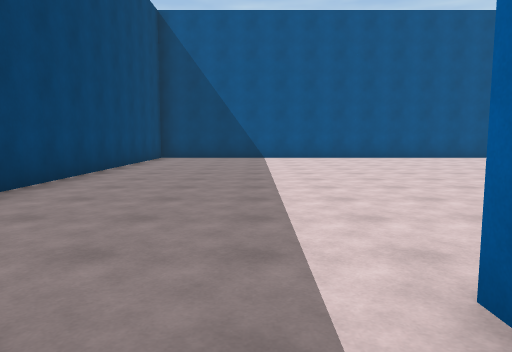
view 1 (above)

13 first-person views from a walk through a scene from a Unity 3-D project. The camera is 1.4 m above the floor, tilts 6° down and sees 70° across. The floor is counted in squares, 2 m on a side. Each view is taken from the middle of a square. On the plan, view 1 faces up. The plan holds only what a view shows up to about 11 squares ahead; the rest is blank. The place goes on beyond the plan. The player is left out.

view 2
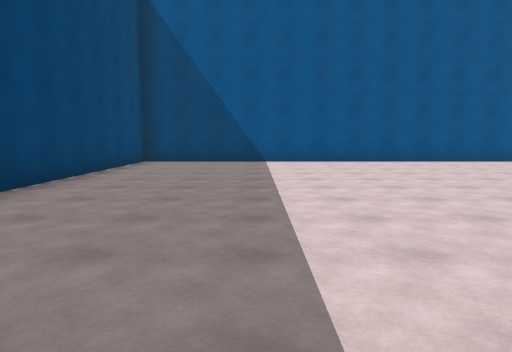

view 3
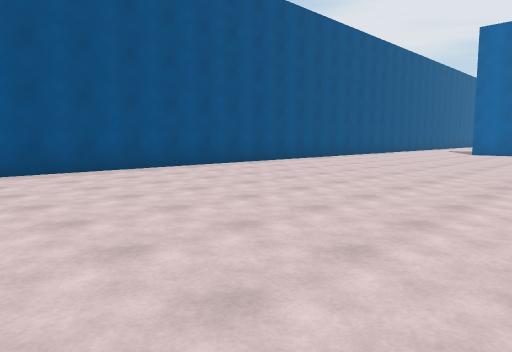

view 4
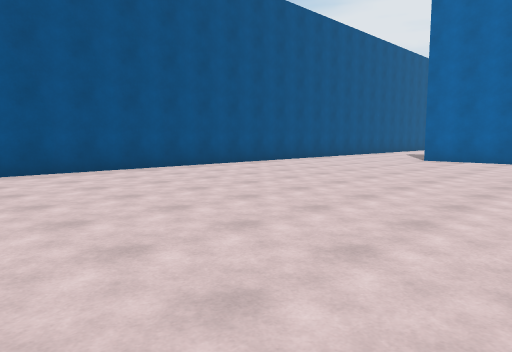

view 5
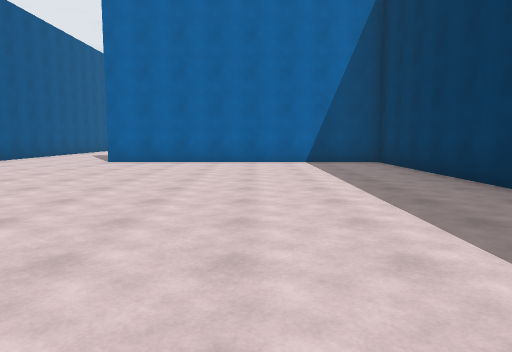

view 6
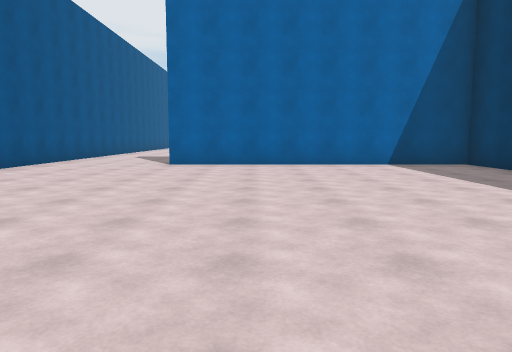

view 7
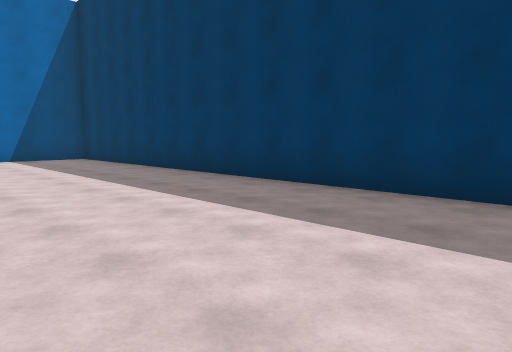

view 8
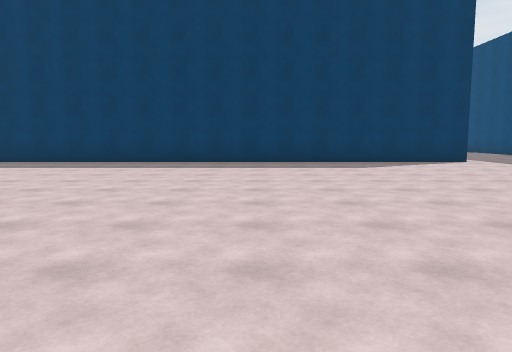

view 9
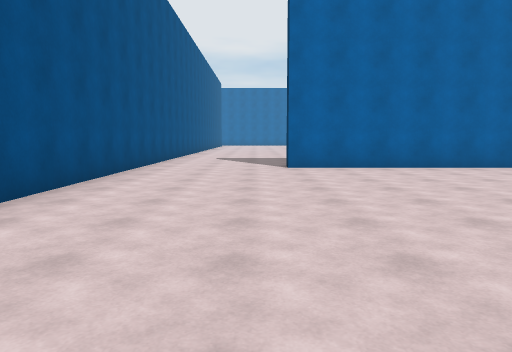

view 10
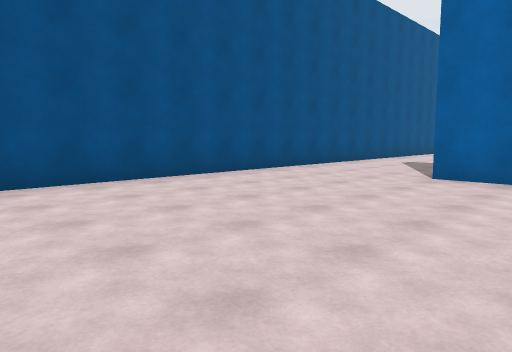

view 11
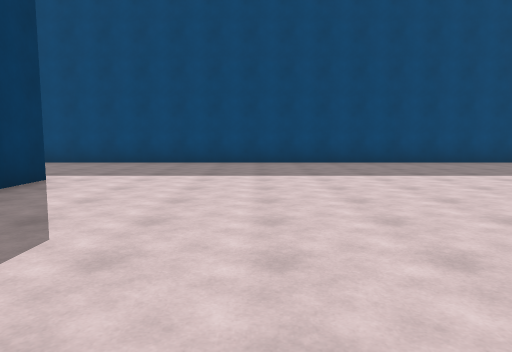

view 12
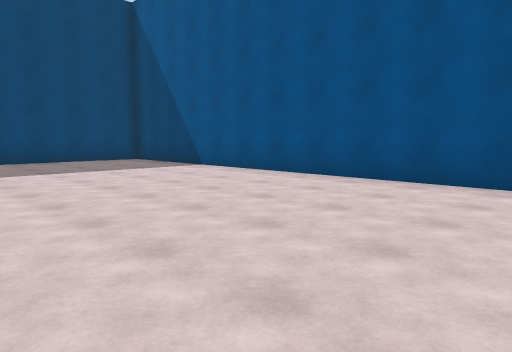

view 13
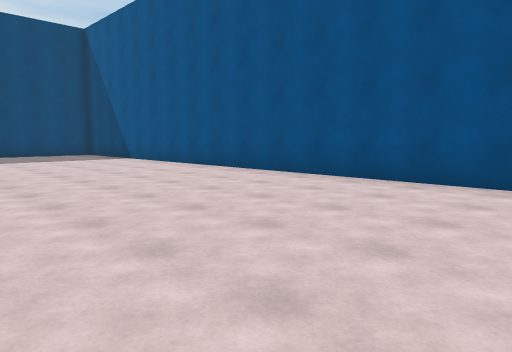

### Floor plan
Points are (right, up) in squares from view 1. A wall is a line through its corners. A room is listed if a view was taken in it or the views show most of it. See-through windows are left out.
Room 1 (view 1)
walls: (-3.3, 0.5) (-3.3, -1)
ways out: opening at (-1, 1) to room 2
Room 2 (views 2, 3, 4, 5, 6, 7, 8, 9, 10, 11, 12, 13)
walls: (0.9, 1.5) (19.5, 1.5) (19.5, 9.2); (22.5, 12.8) (-3.3, 12.8) (-3.3, 0.5)
ways out: opening at (-1, 1) to room 1

Where each view was taken, in squares from view 1:
view 1: 0 up, 0 right, facing up
view 2: 2 up, 0 right, facing up
view 3: 5 up, 3 right, facing up-right
view 4: 5 up, 8 right, facing up-right
view 5: 5 up, 9 right, facing right
view 6: 7 up, 10 right, facing right
view 7: 6 up, 7 right, facing down-right
view 8: 12 up, 7 right, facing down
view 9: 10 up, 11 right, facing right
view 10: 7 up, 13 right, facing up-right
view 11: 5 up, 7 right, facing left
view 12: 7 up, 8 right, facing up-left
view 13: 7 up, 12 right, facing up-left
